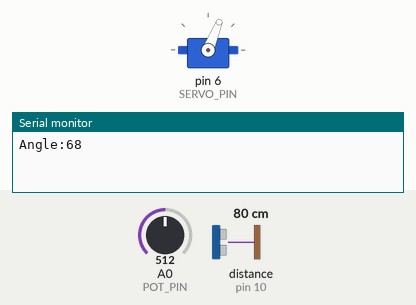
Bench run of a sketch on a simulated Arduino Uno, built with avr-gcc and run on an emulated ATmega328P. Parts: servo, the last lines printed to the serial monitor. Wiring (inferred from the names in the program): ultrasonic range finder: trigger pin 9; echo pin 10. Inputs (shaded band) come from the test bench; at power-on: distance to the obstacle (sensor on pin 10) 80 cm, A0 (POT_PIN) = 512. The echo pulse lasts 58.3 µs per cm.

Above: at 1.2 s.
1.3 s: distance to the obstacle (sensor on pin 10) set to 2 cm
At 2.5 s:
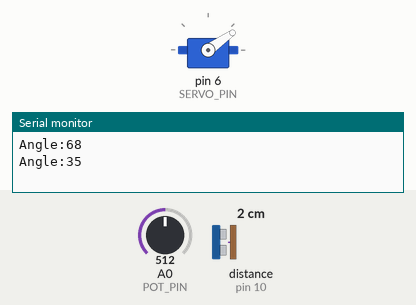
2.8 s: distance to the obstacle (sensor on pin 10) set to 18 cm
At 4.0 s:
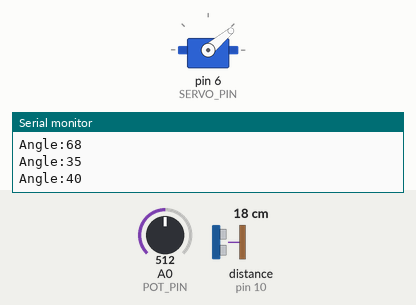
4.3 s: distance to the obstacle (sensor on pin 10) set to 120 cm
At 5.0 s:
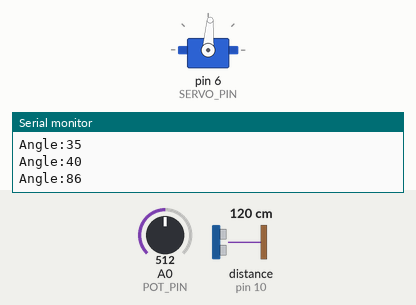
5.8 s: distance to the obstacle (sensor on pin 10) set to 250 cm
At 6.7 s:
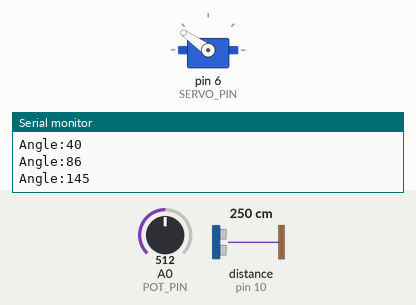
7.3 s: A0 (POT_PIN) set to 122
At 7.8 s:
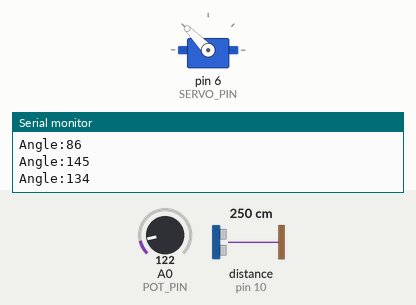
8.8 s: A0 (POT_PIN) set to 511
At 10.1 s:
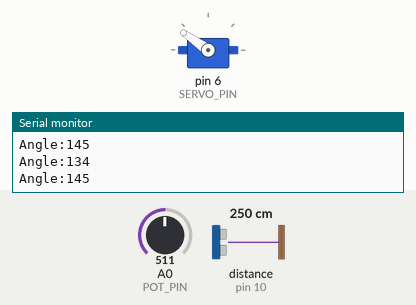
Timing chart, 0 to 11.3 s (numbered marks = the images above; inputs shaded):
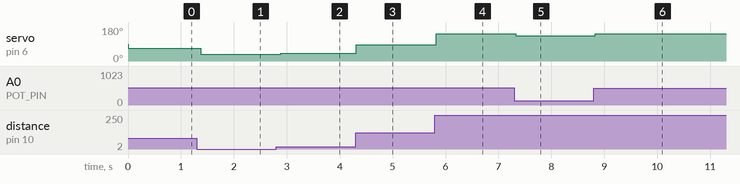

Measured:
- after the input at 1.3 s, servo on pin 6 (SERVO_PIN): 68° → 35° after 0.07 s
- after the input at 2.8 s, servo on pin 6 (SERVO_PIN): 35° → 40° after 0.08 s
- after the input at 4.3 s, servo on pin 6 (SERVO_PIN): 40° → 86° at once
- after the input at 5.8 s, servo on pin 6 (SERVO_PIN): 86° → 145° at once
- after the input at 7.3 s, servo on pin 6 (SERVO_PIN): 145° → 134° at once
- after the input at 8.8 s, servo on pin 6 (SERVO_PIN): 134° → 145° at once

The sketch:

Main_sketch.ino
```cpp
#include <Servo.h>
#include <math.h>

#define TRIG_PIN 9
#define ECHO_PIN 10
#define POT_PIN A0
#define SERVO_PIN 6

Servo servo;

int prevPotValue = -1;
int prevDistance = -1;

void setup() {
  Serial.begin(9600);   // PC communication
  pinMode(TRIG_PIN, OUTPUT);
  pinMode(ECHO_PIN, INPUT);
  servo.attach(SERVO_PIN);
}

void loop() {
  // --- Read potentiometer ---
  int potValue = analogRead(POT_PIN);

  // --- Read ultrasonic distance ---
  long duration;
  int distance;
  digitalWrite(TRIG_PIN, LOW);
  delayMicroseconds(2);
  digitalWrite(TRIG_PIN, HIGH);
  delayMicroseconds(10);
  digitalWrite(TRIG_PIN, LOW);

  duration = pulseIn(ECHO_PIN, HIGH, 40000); // Timeout ~400cm
  if (duration == 0) {
    // Sensor out of range; optionally could send a default angle
    return;
  }

  distance = duration * 0.034 / 2;
  distance = constrain(distance, 5, 400);

  // --- Update only if pot or distance changed ---
  if (abs(potValue - prevPotValue) > 4 || abs(distance - prevDistance) > 2) {
    prevPotValue = potValue;
    prevDistance = distance;

    // --- Base angle & trig calculations ---
    float baseAngle = map(potValue, 0, 1023, 0, 90);
    float radians = baseAngle * (3.1416 / 180.0);

    float sineVal = sin(radians);
    float cosineVal = cos(radians);

    // --- Map distance + trig to servo angle ---
    int servoAngle = map(distance, 5, 400, 0, 180);
    servoAngle += sineVal * 30 + cosineVal * 20;
    servoAngle = constrain(servoAngle, 0, 180);

    // --- Move servo ---
    servo.write(servoAngle);

    // --- Send only the angle to PC ---
    Serial.print("Angle:");
    Serial.println(servoAngle);
  }

  delay(100); // small delay for stability
}
```
